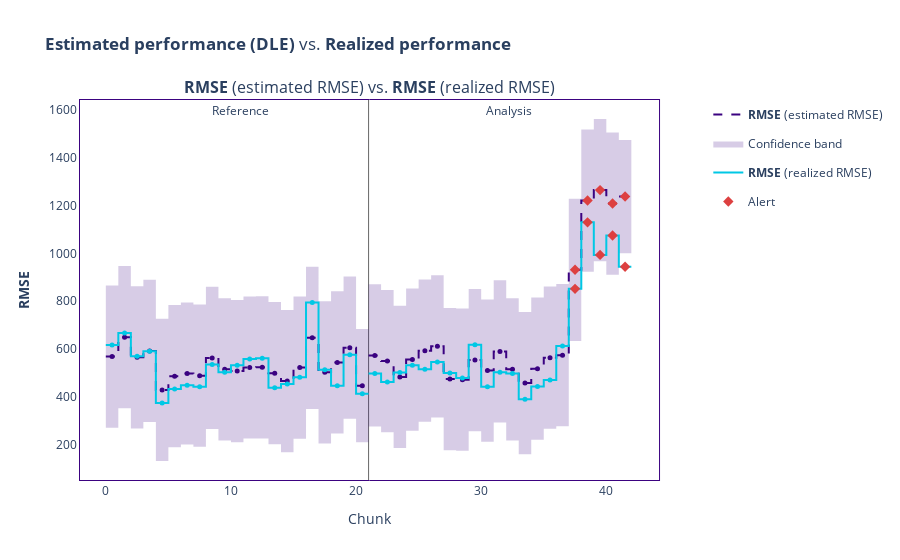

Notebook cell for this chart:
### Code cell
estimated_results.compare(realized_results).plot().show()

### Figure 1 — Plotly figure (JSON) as saved in the notebook; plotly's stock layout.template omitted (floating-point values rounded to 4 significant figures)
{"data": [{"hoverinfo": "skip", "line": {"color": "#3b0280", "dash": "dash", "shape": "hv", "width": 2}, "mode": "lines", "name": "<b>RMSE</b> (estimated RMSE)", "showlegend": true, "type": "scatter", "x": [0, 1, 2, 3, 4, 5, 6, 7, 8, 9, 10, 11, 12, 13, 14, 15, 16, 17, 18, 19, 20, 21], "xaxis": "x", "y": [567.6, 648.9, 564.7, 591.5, 428.2, 485.7, 496.8, 487.8, 562.3, 514.3, 507.2, 522.0, 523.0, 498.0, 464.9, 521.9, 646.2, 501.8, 543.0, 604.9, 446.0, 446.0], "yaxis": "y"}, {"customdata": [["<b>RMSE</b> (estimated RMSE)", "<b style=\"color:Colors.INDIGO_PERSIAN;line-height:60px\">Reference</b>", "[0:249]", "Chunk index: <b>0</b>", 567.6], ["<b>RMSE</b> (estimated RMSE)", "<b style=\"color:Colors.INDIGO_PERSIAN;line-height:60px\">Reference</b>", "[250:499]", "Chunk index: <b>1</b>", 648.9], ["<b>RMSE</b> (estimated RMSE)", "<b style=\"color:Colors.INDIGO_PERSIAN;line-height:60px\">Reference</b>", "[500:749]", "Chunk index: <b>2</b>", 564.7], ["<b>RMSE</b> (estimated RMSE)", "<b style=\"color:Colors.INDIGO_PERSIAN;line-height:60px\">Reference</b>", "[750:999]", "Chunk index: <b>3</b>", 591.5], ["<b>RMSE</b> (estimated RMSE)", "<b style=\"color:Colors.INDIGO_PERSIAN;line-height:60px\">Reference</b>", "[1000:1249]", "Chunk index: <b>4</b>", 428.2], ["<b>RMSE</b> (estimated RMSE)", "<b style=\"color:Colors.INDIGO_PERSIAN;line-height:60px\">Reference</b>", "[1250:1499]", "Chunk index: <b>5</b>", 485.7], ["<b>RMSE</b> (estimated RMSE)", "<b style=\"color:Colors.INDIGO_PERSIAN;line-height:60px\">Reference</b>", "[1500:1749]", "Chunk index: <b>6</b>", 496.8], ["<b>RMSE</b> (estimated RMSE)", "<b style=\"color:Colors.INDIGO_PERSIAN;line-height:60px\">Reference</b>", "[1750:1999]", "Chunk index: <b>7</b>", 487.8], ["<b>RMSE</b> (estimated RMSE)", "<b style=\"color:Colors.INDIGO_PERSIAN;line-height:60px\">Reference</b>", "[2000:2249]", "Chunk index: <b>8</b>", 562.3], ["<b>RMSE</b> (estimated RMSE)", "<b style=\"color:Colors.INDIGO_PERSIAN;line-height:60px\">Reference</b>", "[2250:2499]", "Chunk index: <b>9</b>", 514.3], ["<b>RMSE</b> (estimated RMSE)", "<b style=\"color:Colors.INDIGO_PERSIAN;line-height:60px\">Reference</b>", "[2500:2749]", "Chunk index: <b>10</b>", 507.2], ["<b>RMSE</b> (estimated RMSE)", "<b style=\"color:Colors.INDIGO_PERSIAN;line-height:60px\">Reference</b>", "[2750:2999]", "Chunk index: <b>11</b>", 522.0], ["<b>RMSE</b> (estimated RMSE)", "<b style=\"color:Colors.INDIGO_PERSIAN;line-height:60px\">Reference</b>", "[3000:3249]", "Chunk index: <b>12</b>", 523.0], ["<b>RMSE</b> (estimated RMSE)", "<b style=\"color:Colors.INDIGO_PERSIAN;line-height:60px\">Reference</b>", "[3250:3499]", "Chunk index: <b>13</b>", 498.0], ["<b>RMSE</b> (estimated RMSE)", "<b style=\"color:Colors.INDIGO_PERSIAN;line-height:60px\">Reference</b>", "[3500:3749]", "Chunk index: <b>14</b>", 464.9], ["<b>RMSE</b> (estimated RMSE)", "<b style=\"color:Colors.INDIGO_PERSIAN;line-height:60px\">Reference</b>", "[3750:3999]", "Chunk index: <b>15</b>", 521.9], ["<b>RMSE</b> (estimated RMSE)", "<b style=\"color:Colors.INDIGO_PERSIAN;line-height:60px\">Reference</b>", "[4000:4249]", "Chunk index: <b>16</b>", 646.2], ["<b>RMSE</b> (estimated RMSE)", "<b style=\"color:Colors.INDIGO_PERSIAN;line-height:60px\">Reference</b>", "[4250:4499]", "Chunk index: <b>17</b>", 501.8], ["<b>RMSE</b> (estimated RMSE)", "<b style=\"color:Colors.INDIGO_PERSIAN;line-height:60px\">Reference</b>", "[4500:4749]", "Chunk index: <b>18</b>", 543.0], ["<b>RMSE</b> (estimated RMSE)", "<b style=\"color:Colors.INDIGO_PERSIAN;line-height:60px\">Reference</b>", "[4750:4999]", "Chunk index: <b>19</b>", 604.9], ["<b>RMSE</b> (estimated RMSE)", "<b style=\"color:Colors.INDIGO_PERSIAN;line-height:60px\">Reference</b>", "[5000:5393]", "Chunk index: <b>20</b>", 446.0]], "hovertemplate": "%{customdata[1]}<br />Chunk: <b>%{customdata[2]}</b> &nbsp; &nbsp; %{customdata[3]} <br />%{customdata[0]}: <b>%{customdata[4]}</b><br /><extra></extra>", "line": {"dash": "dash"}, "marker": {"color": "#3b0280", "size": 5, "symbol": "circle"}, "mode": "markers", "name": "<b>RMSE</b> (estimated RMSE)", "showlegend": false, "type": "scatter", "x": [0.5, 1.5, 2.5, 3.5, 4.5, 5.5, 6.5, 7.5, 8.5, 9.5, 10.5, 11.5, 12.5, 13.5, 14.5, 15.5, 16.5, 17.5, 18.5, 19.5, 20.5], "xaxis": "x", "y": [567.6, 648.9, 564.7, 591.5, 428.2, 485.7, 496.8, 487.8, 562.3, 514.3, 507.2, 522.0, 523.0, 498.0, 464.9, 521.9, 646.2, 501.8, 543.0, 604.9, 446.0, 446.0], "yaxis": "y"}, {"hoverinfo": "skip", "line": {"color": "rgba(0, 0, 0, 0)", "dash": "dash", "shape": "hv"}, "mode": "lines", "name": "Confidence band", "showlegend": false, "type": "scatter", "x": [0, 1, 2, 3, 4, 5, 6, 7, 8, 9, 10, 11, 12, 13, 14, 15, 16, 17, 18, 19, 20, 21], "xaxis": "x", "y": [865.7, 947.0, 862.8, 889.6, 726.2, 783.7, 794.9, 785.9, 860.4, 812.4, 805.3, 820.1, 821.1, 796.1, 763.0, 819.9, 944.2, 799.8, 841.1, 903.0, 683.4, 683.4], "yaxis": "y"}, {"fill": "tonexty", "fillcolor": "rgba(59, 2, 128, 0.2)", "hoverinfo": "skip", "line": {"color": "rgba(0, 0, 0, 0)", "dash": "dash", "shape": "hv"}, "mode": "lines", "name": "Confidence band", "showlegend": true, "type": "scatter", "x": [0, 1, 2, 3, 4, 5, 6, 7, 8, 9, 10, 11, 12, 13, 14, 15, 16, 17, 18, 19, 20, 21], "xaxis": "x", "y": [269.5, 350.8, 266.6, 293.4, 130.1, 187.6, 198.8, 189.7, 264.2, 216.3, 209.1, 223.9, 224.9, 199.9, 166.9, 223.8, 348.1, 203.7, 245.0, 306.9, 208.6, 208.6], "yaxis": "y"}, {"hoverinfo": "skip", "line": {"color": "#00c8e5", "shape": "hv", "width": 2}, "mode": "lines", "name": "<b>RMSE</b> (realized RMSE)", "showlegend": true, "type": "scatter", "x": [0, 1, 2, 3, 4, 5, 6, 7, 8, 9, 10, 11, 12, 13, 14, 15, 16, 17, 18, 19, 20, 21], "xaxis": "x", "y": [616.7, 666.1, 569.3, 590.0, 373.0, 431.4, 447.9, 440.8, 534.9, 502.6, 531.5, 557.4, 560.8, 436.6, 453.3, 480.6, 794.5, 512.5, 445.3, 575.5, 412.4, 412.4], "yaxis": "y"}, {"customdata": [["<b>RMSE</b>", "<b style=\"color:Colors.BLUE_SKY_CRAYOLA;line-height:60px\">Reference</b>", "[0:249]", "Chunk index: <b>0</b>", 616.7], ["<b>RMSE</b>", "<b style=\"color:Colors.BLUE_SKY_CRAYOLA;line-height:60px\">Reference</b>", "[250:499]", "Chunk index: <b>1</b>", 666.1], ["<b>RMSE</b>", "<b style=\"color:Colors.BLUE_SKY_CRAYOLA;line-height:60px\">Reference</b>", "[500:749]", "Chunk index: <b>2</b>", 569.3], ["<b>RMSE</b>", "<b style=\"color:Colors.BLUE_SKY_CRAYOLA;line-height:60px\">Reference</b>", "[750:999]", "Chunk index: <b>3</b>", 590.0], ["<b>RMSE</b>", "<b style=\"color:Colors.BLUE_SKY_CRAYOLA;line-height:60px\">Reference</b>", "[1000:1249]", "Chunk index: <b>4</b>", 373.0], ["<b>RMSE</b>", "<b style=\"color:Colors.BLUE_SKY_CRAYOLA;line-height:60px\">Reference</b>", "[1250:1499]", "Chunk index: <b>5</b>", 431.4], ["<b>RMSE</b>", "<b style=\"color:Colors.BLUE_SKY_CRAYOLA;line-height:60px\">Reference</b>", "[1500:1749]", "Chunk index: <b>6</b>", 447.9], ["<b>RMSE</b>", "<b style=\"color:Colors.BLUE_SKY_CRAYOLA;line-height:60px\">Reference</b>", "[1750:1999]", "Chunk index: <b>7</b>", 440.8], ["<b>RMSE</b>", "<b style=\"color:Colors.BLUE_SKY_CRAYOLA;line-height:60px\">Reference</b>", "[2000:2249]", "Chunk index: <b>8</b>", 534.9], ["<b>RMSE</b>", "<b style=\"color:Colors.BLUE_SKY_CRAYOLA;line-height:60px\">Reference</b>", "[2250:2499]", "Chunk index: <b>9</b>", 502.6], ["<b>RMSE</b>", "<b style=\"color:Colors.BLUE_SKY_CRAYOLA;line-height:60px\">Reference</b>", "[2500:2749]", "Chunk index: <b>10</b>", 531.5], ["<b>RMSE</b>", "<b style=\"color:Colors.BLUE_SKY_CRAYOLA;line-height:60px\">Reference</b>", "[2750:2999]", "Chunk index: <b>11</b>", 557.4], ["<b>RMSE</b>", "<b style=\"color:Colors.BLUE_SKY_CRAYOLA;line-height:60px\">Reference</b>", "[3000:3249]", "Chunk index: <b>12</b>", 560.8], ["<b>RMSE</b>", "<b style=\"color:Colors.BLUE_SKY_CRAYOLA;line-height:60px\">Reference</b>", "[3250:3499]", "Chunk index: <b>13</b>", 436.6], ["<b>RMSE</b>", "<b style=\"color:Colors.BLUE_SKY_CRAYOLA;line-height:60px\">Reference</b>", "[3500:3749]", "Chunk index: <b>14</b>", 453.3], ["<b>RMSE</b>", "<b style=\"color:Colors.BLUE_SKY_CRAYOLA;line-height:60px\">Reference</b>", "[3750:3999]", "Chunk index: <b>15</b>", 480.6], ["<b>RMSE</b>", "<b style=\"color:Colors.BLUE_SKY_CRAYOLA;line-height:60px\">Reference</b>", "[4000:4249]", "Chunk index: <b>16</b>", 794.5], ["<b>RMSE</b>", "<b style=\"color:Colors.BLUE_SKY_CRAYOLA;line-height:60px\">Reference</b>", "[4250:4499]", "Chunk index: <b>17</b>", 512.5], ["<b>RMSE</b>", "<b style=\"color:Colors.BLUE_SKY_CRAYOLA;line-height:60px\">Reference</b>", "[4500:4749]", "Chunk index: <b>18</b>", 445.3], ["<b>RMSE</b>", "<b style=\"color:Colors.BLUE_SKY_CRAYOLA;line-height:60px\">Reference</b>", "[4750:4999]", "Chunk index: <b>19</b>", 575.5], ["<b>RMSE</b>", "<b style=\"color:Colors.BLUE_SKY_CRAYOLA;line-height:60px\">Reference</b>", "[5000:5393]", "Chunk index: <b>20</b>", 412.4]], "hovertemplate": "%{customdata[1]}<br />Chunk: <b>%{customdata[2]}</b> &nbsp; &nbsp; %{customdata[3]} <br />%{customdata[0]}: <b>%{customdata[4]}</b><br /><extra></extra>", "marker": {"color": "#00c8e5", "size": 5, "symbol": "circle"}, "mode": "markers", "name": "<b>RMSE</b> (realized RMSE)", "showlegend": false, "type": "scatter", "x": [0.5, 1.5, 2.5, 3.5, 4.5, 5.5, 6.5, 7.5, 8.5, 9.5, 10.5, 11.5, 12.5, 13.5, 14.5, 15.5, 16.5, 17.5, 18.5, 19.5, 20.5], "xaxis": "x", "y": [616.7, 666.1, 569.3, 590.0, 373.0, 431.4, 447.9, 440.8, 534.9, 502.6, 531.5, 557.4, 560.8, 436.6, 453.3, 480.6, 794.5, 512.5, 445.3, 575.5, 412.4, 412.4], "yaxis": "y"}, {"hoverinfo": "skip", "line": {"color": "#3b0280", "dash": "dash", "shape": "hv", "width": 2}, "mode": "lines", "name": "<b>RMSE</b> (estimated RMSE)", "showlegend": false, "type": "scatter", "x": [21, 22, 23, 24, 25, 26, 27, 28, 29, 30, 31, 32, 33, 34, 35, 36, 37, 38, 39, 40, 41, 42], "xaxis": "x", "y": [572.7, 549.2, 482.6, 555.1, 592.4, 610.7, 473.6, 471.0, 553.1, 509.2, 589.1, 514.2, 456.5, 517.1, 563.3, 573.8, 931.6, 1222.0, 1265.0, 1209.0, 1238.0, 1238.0], "yaxis": "y"}, {"customdata": [["<b>RMSE</b> (estimated RMSE)", "<b style=\"color:Colors.INDIGO_PERSIAN;line-height:60px\">Analysis</b>", "", "[0:249]", "Chunk index: <b>21</b>", 572.7], ["<b>RMSE</b> (estimated RMSE)", "<b style=\"color:Colors.INDIGO_PERSIAN;line-height:60px\">Analysis</b>", "", "[250:499]", "Chunk index: <b>22</b>", 549.2], ["<b>RMSE</b> (estimated RMSE)", "<b style=\"color:Colors.INDIGO_PERSIAN;line-height:60px\">Analysis</b>", "", "[500:749]", "Chunk index: <b>23</b>", 482.6], ["<b>RMSE</b> (estimated RMSE)", "<b style=\"color:Colors.INDIGO_PERSIAN;line-height:60px\">Analysis</b>", "", "[750:999]", "Chunk index: <b>24</b>", 555.1], ["<b>RMSE</b> (estimated RMSE)", "<b style=\"color:Colors.INDIGO_PERSIAN;line-height:60px\">Analysis</b>", "", "[1000:1249]", "Chunk index: <b>25</b>", 592.4], ["<b>RMSE</b> (estimated RMSE)", "<b style=\"color:Colors.INDIGO_PERSIAN;line-height:60px\">Analysis</b>", "", "[1250:1499]", "Chunk index: <b>26</b>", 610.7], ["<b>RMSE</b> (estimated RMSE)", "<b style=\"color:Colors.INDIGO_PERSIAN;line-height:60px\">Analysis</b>", "", "[1500:1749]", "Chunk index: <b>27</b>", 473.6], ["<b>RMSE</b> (estimated RMSE)", "<b style=\"color:Colors.INDIGO_PERSIAN;line-height:60px\">Analysis</b>", "", "[1750:1999]", "Chunk index: <b>28</b>", 471.0], ["<b>RMSE</b> (estimated RMSE)", "<b style=\"color:Colors.INDIGO_PERSIAN;line-height:60px\">Analysis</b>", "", "[2000:2249]", "Chunk index: <b>29</b>", 553.1], ["<b>RMSE</b> (estimated RMSE)", "<b style=\"color:Colors.INDIGO_PERSIAN;line-height:60px\">Analysis</b>", "", "[2250:2499]", "Chunk index: <b>30</b>", 509.2], ["<b>RMSE</b> (estimated RMSE)", "<b style=\"color:Colors.INDIGO_PERSIAN;line-height:60px\">Analysis</b>", "", "[2500:2749]", "Chunk index: <b>31</b>", 589.1], ["<b>RMSE</b> (estimated RMSE)", "<b style=\"color:Colors.INDIGO_PERSIAN;line-height:60px\">Analysis</b>", "", "[2750:2999]", "Chunk index: <b>32</b>", 514.2], ["<b>RMSE</b> (estimated RMSE)", "<b style=\"color:Colors.INDIGO_PERSIAN;line-height:60px\">Analysis</b>", "", "[3000:3249]", "Chunk index: <b>33</b>", 456.5], ["<b>RMSE</b> (estimated RMSE)", "<b style=\"color:Colors.INDIGO_PERSIAN;line-height:60px\">Analysis</b>", "", "[3250:3499]", "Chunk index: <b>34</b>", 517.1], ["<b>RMSE</b> (estimated RMSE)", "<b style=\"color:Colors.INDIGO_PERSIAN;line-height:60px\">Analysis</b>", "", "[3500:3749]", "Chunk index: <b>35</b>", 563.3], ["<b>RMSE</b> (estimated RMSE)", "<b style=\"color:Colors.INDIGO_PERSIAN;line-height:60px\">Analysis</b>", "", "[3750:3999]", "Chunk index: <b>36</b>", 573.8], ["<b>RMSE</b> (estimated RMSE)", "<b style=\"color:Colors.INDIGO_PERSIAN;line-height:60px\">Analysis</b>", "<span style=\"color:#AD0000\">⚠ <b>Drift detected</b></span>", "[4000:4249]", "Chunk index: <b>37</b>", 931.6], ["<b>RMSE</b> (estimated RMSE)", "<b style=\"color:Colors.INDIGO_PERSIAN;line-height:60px\">Analysis</b>", "<span style=\"color:#AD0000\">⚠ <b>Drift detected</b></span>", "[4250:4499]", "Chunk index: <b>38</b>", 1222.0], ["<b>RMSE</b> (estimated RMSE)", "<b style=\"color:Colors.INDIGO_PERSIAN;line-height:60px\">Analysis</b>", "<span style=\"color:#AD0000\">⚠ <b>Drift detected</b></span>", "[4500:4749]", "Chunk index: <b>39</b>", 1265.0], ["<b>RMSE</b> (estimated RMSE)", "<b style=\"color:Colors.INDIGO_PERSIAN;line-height:60px\">Analysis</b>", "<span style=\"color:#AD0000\">⚠ <b>Drift detected</b></span>", "[4750:4999]", "Chunk index: <b>40</b>", 1209.0], ["<b>RMSE</b> (estimated RMSE)", "<b style=\"color:Colors.INDIGO_PERSIAN;line-height:60px\">Analysis</b>", "<span style=\"color:#AD0000\">⚠ <b>Drift detected</b></span>", "[5000:5393]", "Chunk index: <b>41</b>", 1238.0]], "hovertemplate": "%{customdata[1]} &nbsp; &nbsp; %{customdata[2]} <br />Chunk: <b>%{customdata[3]}</b> &nbsp; &nbsp; %{customdata[4]} <br />%{customdata[0]}: <b>%{customdata[5]}</b><br /><extra></extra>", "line": {"dash": "dash"}, "marker": {"color": "#3b0280", "size": 5, "symbol": "circle"}, "mode": "markers", "name": "<b>RMSE</b> (estimated RMSE)", "showlegend": false, "type": "scatter", "x": [21.5, 22.5, 23.5, 24.5, 25.5, 26.5, 27.5, 28.5, 29.5, 30.5, 31.5, 32.5, 33.5, 34.5, 35.5, 36.5, 37.5, 38.5, 39.5, 40.5, 41.5], "xaxis": "x", "y": [572.7, 549.2, 482.6, 555.1, 592.4, 610.7, 473.6, 471.0, 553.1, 509.2, 589.1, 514.2, 456.5, 517.1, 563.3, 573.8, 931.6, 1222.0, 1265.0, 1209.0, 1238.0, 1238.0], "yaxis": "y"}, {"hoverinfo": "skip", "line": {"color": "rgba(0, 0, 0, 0)", "shape": "hv"}, "mode": "lines", "name": "Confidence band", "showlegend": false, "type": "scatter", "x": [21, 22, 23, 24, 25, 26, 27, 28, 29, 30, 31, 32, 33, 34, 35, 36, 37, 38, 39, 40, 41, 42], "xaxis": "x", "y": [870.8, 847.2, 780.7, 853.1, 890.5, 908.8, 771.7, 769.1, 851.2, 807.2, 887.2, 812.3, 754.6, 815.1, 861.4, 871.9, 1230.0, 1520.0, 1563.0, 1507.0, 1476.0, 1476.0], "yaxis": "y"}, {"fill": "tonexty", "fillcolor": "rgba(59, 2, 128, 0.2)", "hoverinfo": "skip", "line": {"color": "rgba(0, 0, 0, 0)", "shape": "hv"}, "mode": "lines", "name": "Confidence band", "showlegend": false, "type": "scatter", "x": [21, 22, 23, 24, 25, 26, 27, 28, 29, 30, 31, 32, 33, 34, 35, 36, 37, 38, 39, 40, 41, 42], "xaxis": "x", "y": [274.6, 251.1, 184.5, 257.0, 294.3, 312.6, 175.5, 172.9, 255.0, 211.1, 291.1, 216.1, 158.5, 219.0, 265.3, 275.8, 633.5, 923.6, 967.3, 911.2, 1001.0, 1001.0], "yaxis": "y"}, {"hoverinfo": "skip", "line": {"color": "#00c8e5", "shape": "hv", "width": 2}, "mode": "lines", "name": "<b>RMSE</b> (realized RMSE)", "showlegend": false, "type": "scatter", "x": [21, 22, 23, 24, 25, 26, 27, 28, 29, 30, 31, 32, 33, 34, 35, 36, 37, 38, 39, 40, 41, 42], "xaxis": "x", "y": [497.3, 461.4, 500.8, 531.5, 514.7, 545.0, 498.5, 477.5, 617.3, 441.3, 502.0, 497.1, 389.4, 441.9, 469.8, 612.4, 851.6, 1130.0, 994.0, 1075.0, 944.5, 944.5], "yaxis": "y"}, {"customdata": [["<b>RMSE</b>", "<b style=\"color:Colors.BLUE_SKY_CRAYOLA;line-height:60px\">Analysis</b>", "", "[0:249]", "Chunk index: <b>21</b>", 497.3], ["<b>RMSE</b>", "<b style=\"color:Colors.BLUE_SKY_CRAYOLA;line-height:60px\">Analysis</b>", "", "[250:499]", "Chunk index: <b>22</b>", 461.4], ["<b>RMSE</b>", "<b style=\"color:Colors.BLUE_SKY_CRAYOLA;line-height:60px\">Analysis</b>", "", "[500:749]", "Chunk index: <b>23</b>", 500.8], ["<b>RMSE</b>", "<b style=\"color:Colors.BLUE_SKY_CRAYOLA;line-height:60px\">Analysis</b>", "", "[750:999]", "Chunk index: <b>24</b>", 531.5], ["<b>RMSE</b>", "<b style=\"color:Colors.BLUE_SKY_CRAYOLA;line-height:60px\">Analysis</b>", "", "[1000:1249]", "Chunk index: <b>25</b>", 514.7], ["<b>RMSE</b>", "<b style=\"color:Colors.BLUE_SKY_CRAYOLA;line-height:60px\">Analysis</b>", "", "[1250:1499]", "Chunk index: <b>26</b>", 545.0], ["<b>RMSE</b>", "<b style=\"color:Colors.BLUE_SKY_CRAYOLA;line-height:60px\">Analysis</b>", "", "[1500:1749]", "Chunk index: <b>27</b>", 498.5], ["<b>RMSE</b>", "<b style=\"color:Colors.BLUE_SKY_CRAYOLA;line-height:60px\">Analysis</b>", "", "[1750:1999]", "Chunk index: <b>28</b>", 477.5], ["<b>RMSE</b>", "<b style=\"color:Colors.BLUE_SKY_CRAYOLA;line-height:60px\">Analysis</b>", "", "[2000:2249]", "Chunk index: <b>29</b>", 617.3], ["<b>RMSE</b>", "<b style=\"color:Colors.BLUE_SKY_CRAYOLA;line-height:60px\">Analysis</b>", "", "[2250:2499]", "Chunk index: <b>30</b>", 441.3], ["<b>RMSE</b>", "<b style=\"color:Colors.BLUE_SKY_CRAYOLA;line-height:60px\">Analysis</b>", "", "[2500:2749]", "Chunk index: <b>31</b>", 502.0], ["<b>RMSE</b>", "<b style=\"color:Colors.BLUE_SKY_CRAYOLA;line-height:60px\">Analysis</b>", "", "[2750:2999]", "Chunk index: <b>32</b>", 497.1], ["<b>RMSE</b>", "<b style=\"color:Colors.BLUE_SKY_CRAYOLA;line-height:60px\">Analysis</b>", "", "[3000:3249]", "Chunk index: <b>33</b>", 389.4], ["<b>RMSE</b>", "<b style=\"color:Colors.BLUE_SKY_CRAYOLA;line-height:60px\">Analysis</b>", "", "[3250:3499]", "Chunk index: <b>34</b>", 441.9], ["<b>RMSE</b>", "<b style=\"color:Colors.BLUE_SKY_CRAYOLA;line-height:60px\">Analysis</b>", "", "[3500:3749]", "Chunk index: <b>35</b>", 469.8], ["<b>RMSE</b>", "<b style=\"color:Colors.BLUE_SKY_CRAYOLA;line-height:60px\">Analysis</b>", "", "[3750:3999]", "Chunk index: <b>36</b>", 612.4], ["<b>RMSE</b>", "<b style=\"color:Colors.BLUE_SKY_CRAYOLA;line-height:60px\">Analysis</b>", "<span style=\"color:#AD0000\">⚠ <b>Drift detected</b></span>", "[4000:4249]", "Chunk index: <b>37</b>", 851.6], ["<b>RMSE</b>", "<b style=\"color:Colors.BLUE_SKY_CRAYOLA;line-height:60px\">Analysis</b>", "<span style=\"color:#AD0000\">⚠ <b>Drift detected</b></span>", "[4250:4499]", "Chunk index: <b>38</b>", 1130.0], ["<b>RMSE</b>", "<b style=\"color:Colors.BLUE_SKY_CRAYOLA;line-height:60px\">Analysis</b>", "<span style=\"color:#AD0000\">⚠ <b>Drift detected</b></span>", "[4500:4749]", "Chunk index: <b>39</b>", 994.0], ["<b>RMSE</b>", "<b style=\"color:Colors.BLUE_SKY_CRAYOLA;line-height:60px\">Analysis</b>", "<span style=\"color:#AD0000\">⚠ <b>Drift detected</b></span>", "[4750:4999]", "Chunk index: <b>40</b>", 1075.0], ["<b>RMSE</b>", "<b style=\"color:Colors.BLUE_SKY_CRAYOLA;line-height:60px\">Analysis</b>", "<span style=\"color:#AD0000\">⚠ <b>Drift detected</b></span>", "[5000:5393]", "Chunk index: <b>41</b>", 944.5]], "hovertemplate": "%{customdata[1]} &nbsp; &nbsp; %{customdata[2]} <br />Chunk: <b>%{customdata[3]}</b> &nbsp; &nbsp; %{customdata[4]} <br />%{customdata[0]}: <b>%{customdata[5]}</b><br /><extra></extra>", "marker": {"color": "#00c8e5", "size": 5, "symbol": "circle"}, "mode": "markers", "name": "<b>RMSE</b> (realized RMSE)", "showlegend": false, "type": "scatter", "x": [21.5, 22.5, 23.5, 24.5, 25.5, 26.5, 27.5, 28.5, 29.5, 30.5, 31.5, 32.5, 33.5, 34.5, 35.5, 36.5, 37.5, 38.5, 39.5, 40.5, 41.5], "xaxis": "x", "y": [497.3, 461.4, 500.8, 531.5, 514.7, 545.0, 498.5, 477.5, 617.3, 441.3, 502.0, 497.1, 389.4, 441.9, 469.8, 612.4, 851.6, 1130.0, 994.0, 1075.0, 944.5, 944.5], "yaxis": "y"}, {"hoverinfo": "skip", "legendgroup": "alert", "marker": {"color": "#DD4040", "size": 8, "symbol": "diamond"}, "mode": "markers", "name": "Alert", "showlegend": true, "type": "scatter", "x": [37.5, 38.5, 39.5, 40.5, 41.5], "xaxis": "x", "y": [931.6, 1222.0, 1265.0, 1209.0, 1238.0], "yaxis": "y"}, {"hoverinfo": "skip", "legendgroup": "alert", "marker": {"color": "#DD4040", "size": 8, "symbol": "diamond"}, "mode": "markers", "name": "Alert", "showlegend": false, "type": "scatter", "x": [37.5, 38.5, 39.5, 40.5, 41.5], "xaxis": "x", "y": [851.6, 1130.0, 994.0, 1075.0, 944.5], "yaxis": "y"}], "layout": {"annotations": [{"font": {"size": 16}, "showarrow": false, "text": "<b>RMSE</b> (estimated RMSE) vs. <b>RMSE</b> (realized RMSE)", "x": 0.47, "xanchor": "center", "xref": "paper", "y": 1, "yanchor": "bottom", "yref": "paper"}, {"showarrow": false, "text": "Reference", "x": 10, "xshift": 10, "y": 1, "yref": "paper"}, {"showarrow": false, "text": "Analysis", "x": 31, "xshift": 15, "y": 1, "yref": "paper"}], "autosize": true, "hoverlabel": {"bgcolor": "white", "font": {"size": 14}}, "legend": {"itemclick": false, "itemdoubleclick": false, "traceorder": "grouped"}, "paper_bgcolor": "rgba(255,255,255,1)", "plot_bgcolor": "rgba(255,255,255,1)", "shapes": [{"layer": "below", "line": {"color": "#666666", "width": 1}, "type": "line", "x0": 21, "x1": 21, "xref": "x", "y0": 0, "y1": 1, "yref": "y domain"}], "title": {"text": "<b>Estimated performance (DLE)</b> vs. <b>Realized performance</b>"}, "xaxis": {"anchor": "y", "autorange": true, "domain": [0, 0.94], "linecolor": "#3b0280", "matches": "x", "mirror": true, "range": [-2.145, 44.34], "showgrid": false, "title": {"text": "Chunk"}, "type": "linear", "zeroline": false}, "yaxis": {"anchor": "x", "autorange": true, "domain": [0, 1], "linecolor": "#3b0280", "mirror": true, "range": [50.46, 1643.0], "showgrid": false, "title": {"text": "<b>RMSE</b>"}, "type": "linear", "zeroline": false}, "yaxis2": {"anchor": "x", "linecolor": "#3b0280", "mirror": true, "overlaying": "y", "showgrid": false, "side": "right", "title": {"text": "Comparison"}, "zeroline": false}}}
